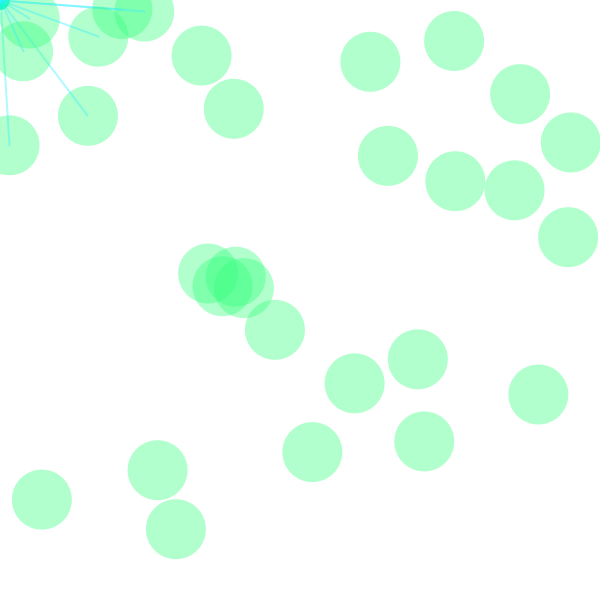
Frame 1 (no input)
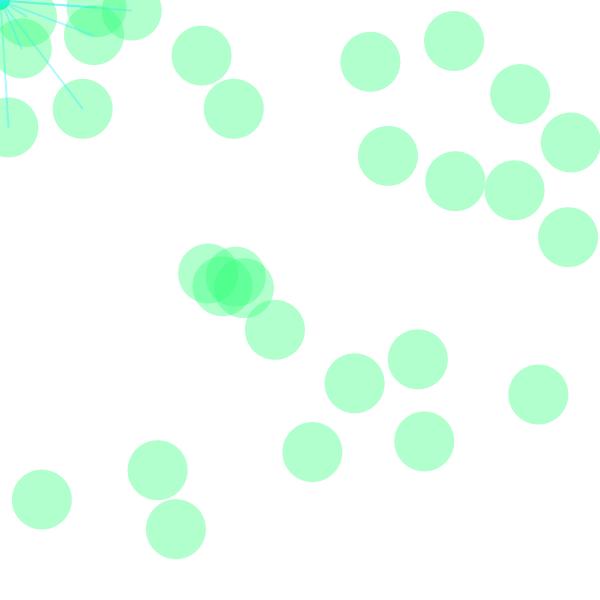
Frame 60 (the mouse pressed at the canvas centre just before this capture)
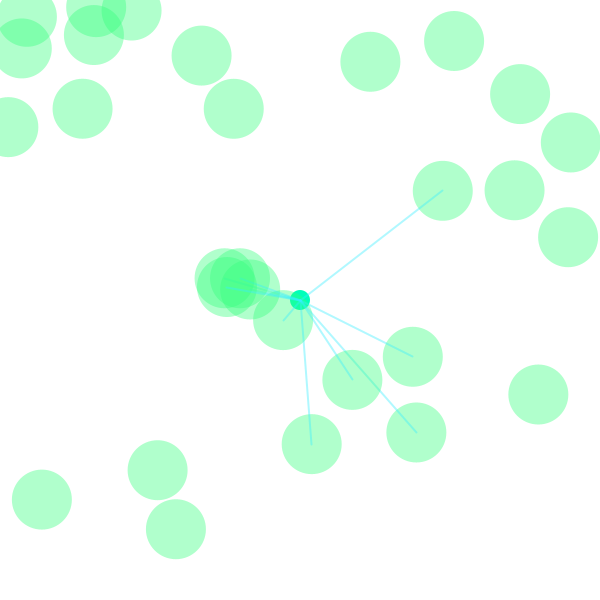
Frame 120 (the mouse held since frame 60 and released just before this capture)

The Processing sketch that drew these frames (run headless with seeded random() and noise(); from frame 60 on, the mouse is pressed at the canvas centre):

// Processing sketch: P_S2_Movement1
// ── P_S2_Movement1.pde
/*Tomas de Camino
 */
int nBolas =30;
float [][] bolas = new float[nBolas][2];
 
void setup() {
  size(600, 600);
  noCursor();
  smooth();
  colorMode(HSB, 255, 255, 255);
  for (int i=0;i<nBolas;i++) {
    bolas[i][0]=random(width);
    bolas[i][1]=random(width);
  }
}
 
void draw() {
  noStroke();
  background(255);
  fill(116, 255, 255);
  ellipse(mouseX, mouseY, 20, 20);//dibuja la elipse del mouse
  fill(100, 200, 255, 100);
  for (int i=0;i<nBolas;i++) {
    float distancia = sqrt(sq(mouseX-bolas[i][0])+sq(mouseY-bolas[i][1]));
    noStroke();
    ellipse(bolas[i][0], bolas[i][1], 60, 60);
    if(distancia<200){
     //calcula la nueva posicion de la bola
     strokeWeight(2);
     stroke(131,200,255,100);
     line(mouseX,mouseY,bolas[i][0],bolas[i][1]);
     bolas[i][0]+=(mouseX-bolas[i][0])/(i*50);
     bolas[i][1]+=(mouseY-bolas[i][1])/(i*50);
    }
  }
}
